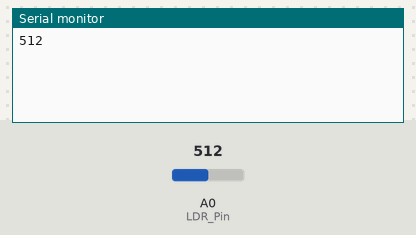
Recording of a sketch running on a simulated Arduino Uno, built with avr-gcc and run on an emulated ATmega328P. Shown: the last lines printed to the serial monitor. The inputs (shaded band) are chosen by the test bench; at power-on: A0 (LDR_Pin) = 512.

Above: at 1.2 s.
1.3 s: A0 (LDR_Pin) set to 716
At 6.0 s:
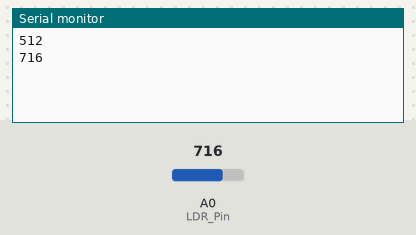
6.3 s: A0 (LDR_Pin) set to 900
At 11.0 s:
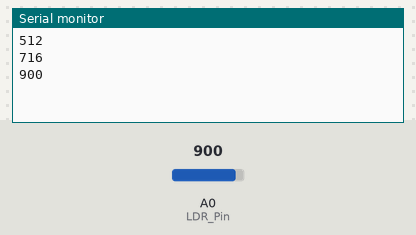
Timing chart, 0 to 12.5 s (numbered marks = the images above; inputs shaded):
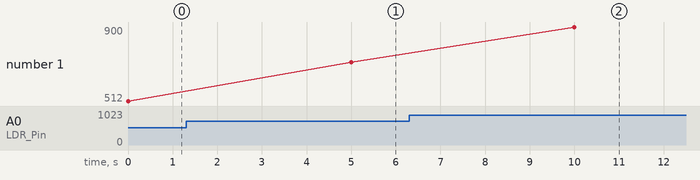

Measured:
- after the input at 1.3 s, the serial monitor: prints a new line after 3.7 s (image 1)
- after the input at 6.3 s, the serial monitor: prints a new line after 3.7 s (image 2)
- plotted number 1: 512 → 716 after the input at 1.3 s, 716 → 900 after the input at 6.3 s

The sketch:

RoomStatus.ino
```cpp
int LDR_Pin = A0; //analog pin 0
int curr_value = 0;
int prev_value = 0;
const int delay_sec = 5*1000; // 5 seconds

void setup(){
  Serial.begin(9600);

  prev_value = analogRead(LDR_Pin);
}

void loop(){
  curr_value = analogRead(LDR_Pin);

  Serial.println(curr_value);

  delay(delay_sec); //just here to slow down the output for easier reading
}
```
